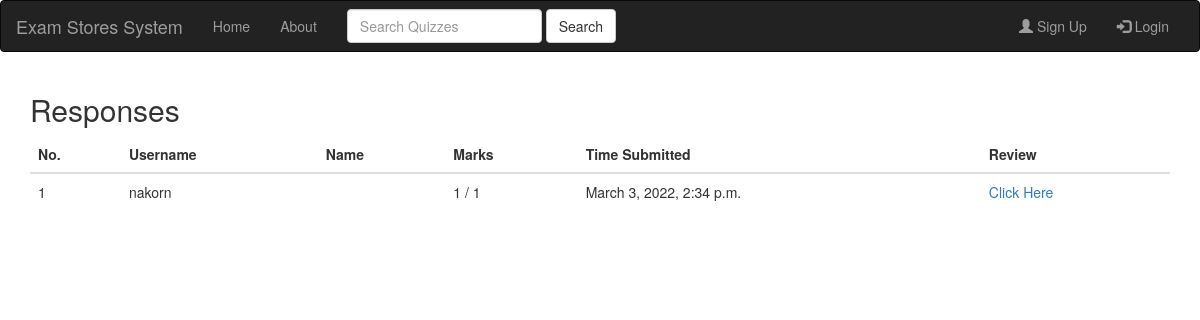
The app's page /response/12/, older data.
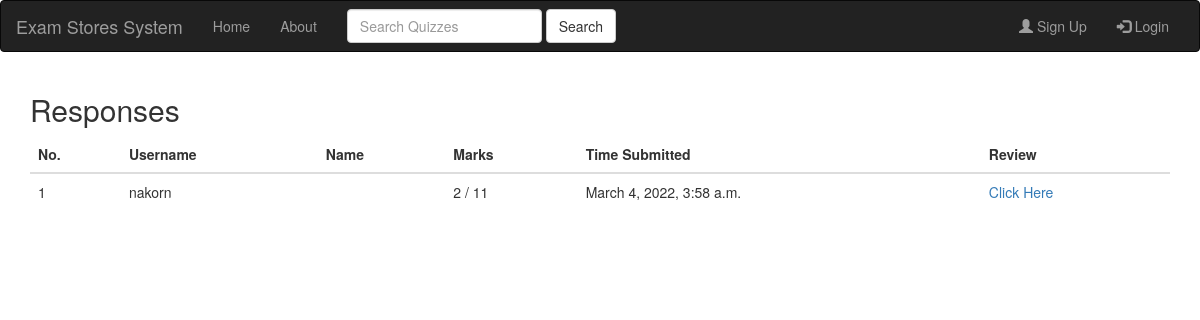
The same page, newer data.
### quiz/models.py (models this page shows)
class QuizAnswer(models.Model):
    quiz_no = models.IntegerField()
    questions = models.IntegerField(default=0)
    marks = models.IntegerField(default=0)
    total_marks = models.IntegerField(default=0)
    date_posted = models.DateTimeField(default=timezone.now)
    author = models.ForeignKey(User, on_delete=models.CASCADE, related_name="author")
    title = models.CharField(max_length=50, default='')
    host = models.ForeignKey(User, on_delete=models.CASCADE, related_name="host", default=None)

### users/views.py (the view)
# urls.py: path('response/<int:pk>/', user_views.responses, name='responses'),
def responses(request, pk):
    response = QuizAnswer.objects.filter(quiz_no=pk)
    context = {
        'title': 'Responses',
        'response': response
    }
    return render(request, 'users/responses.html', context)

### users/templates/users/responses.html
{% extends "quiz/base.html" %}
 {% block content %}
<div class="container">
  <h2>Responses</h2>
  <table class="table table-hover">
    <thead>
      <tr>
          <th>No.</th>
        <th>Username</th>
        <th>Name</th>
        <th>Marks</th>
          <th>Time Submitted</th>
          <th>Review</th>
      </tr>
    </thead>
    <tbody>
        {% for entry in response %}
          <tr>
              <td>{{ forloop.counter }}</td>
              <td>{{ entry.author }}</td>
            <td>{{ entry.author.first_name }} {{ entry.author.last_name }}</td>
            <td>{{ entry.marks }} / {{ entry.total_marks }}</td>
            <td>{{ entry.date_posted }}</td>
              <td><a href="{% url 'review' pk=entry.quiz_no authors=entry.pk%}">Click Here</a></td>
          </tr>
        {% endfor %}
    </tbody>
  </table>
</div>
{% endblock %}

Row changes from the older to the newer data that the page shows:
changed QuizAnswer "nakorn": marks "1" → "2"; total_marks "1" → "11"; date_posted "March 3, 2022, 2:34 p.m." → "March 4, 2022, 3:58 a.m."
